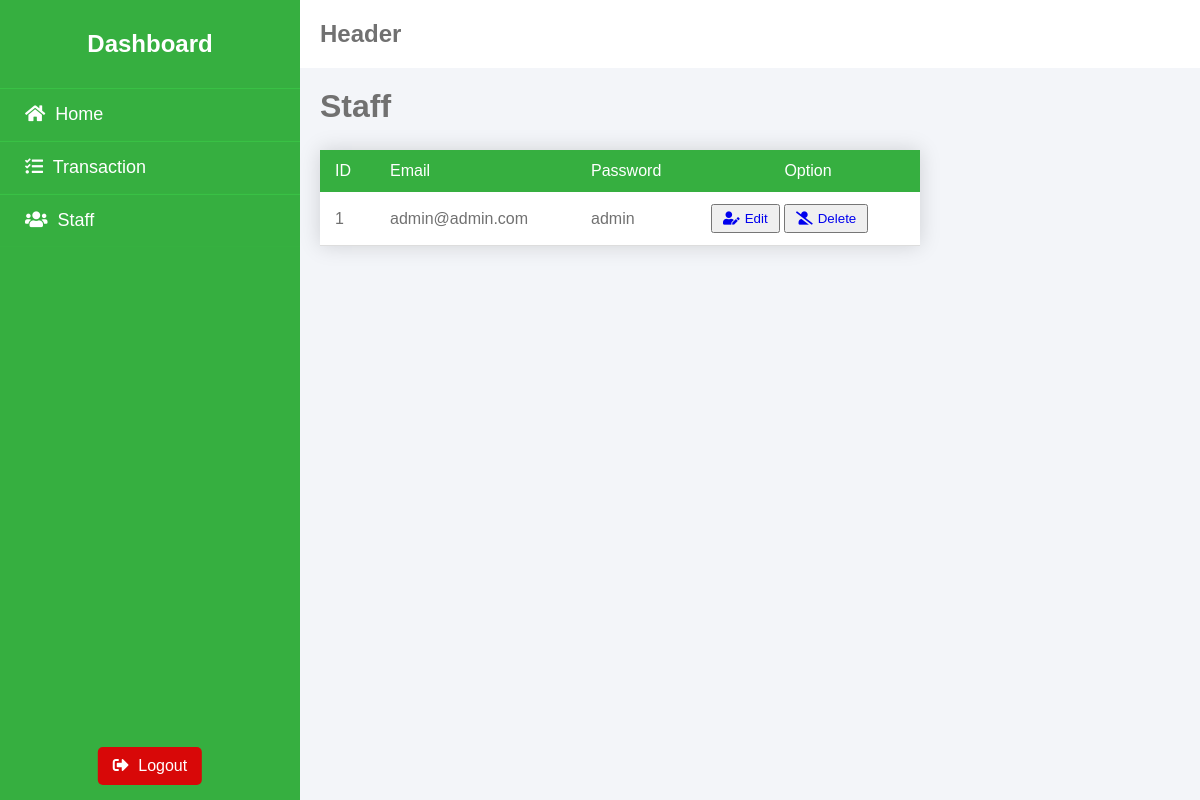
Page /staff (signed in) on the earlier database version.
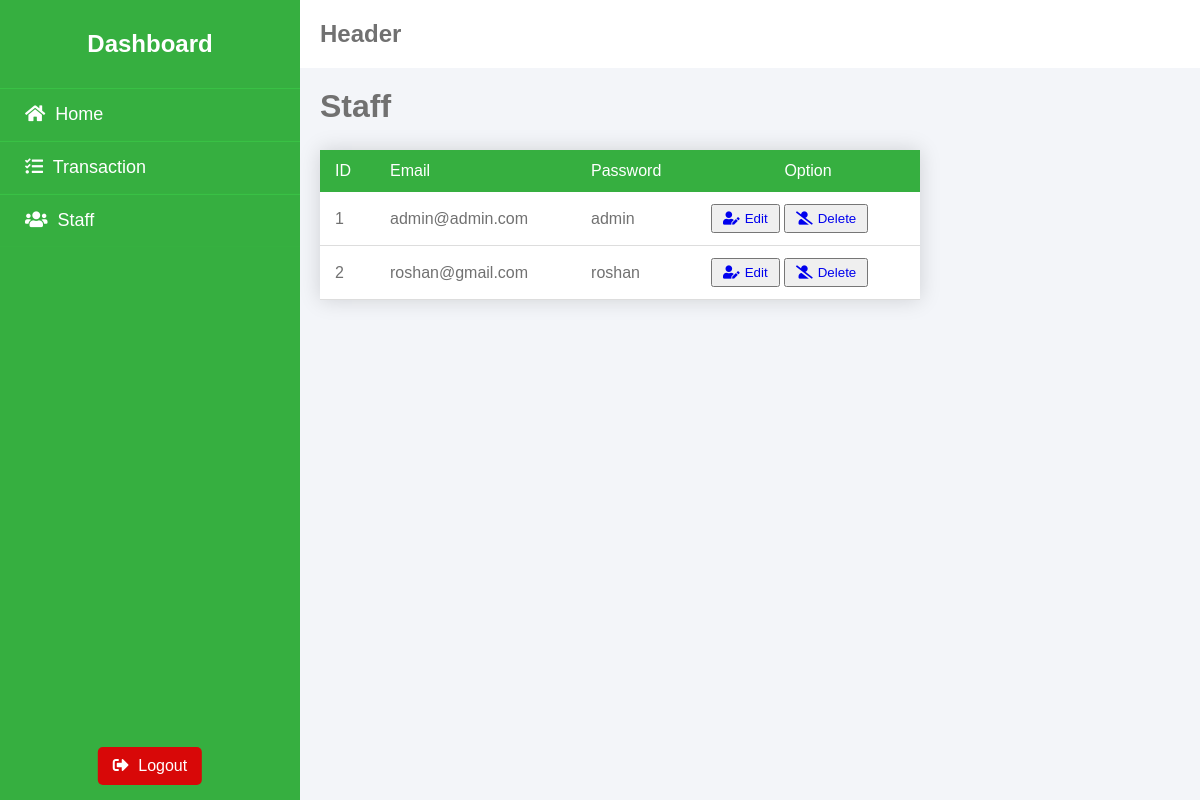
Same page on the later database version.
### models.py (models this page shows, shortened)
class Staff(db.Model):
    __tablename__ = 'staff'
    staff_id = db.Column(db.Integer, primary_key=True)
    staff_email = db.Column(db.String(200), unique=True)
    staff_password = db.Column(db.String(200), nullable=False)

### blueprint/staff.py (the view)
@staff_bp.route('/staff')
def staff():
    return render_template('staff/index_page.html', staffs=Staff.query.all())

### blueprint/staff.py (called while the page is built)
def staff_bp_middleware():
    if not is_authenticated():
        return redirect(url_for('auth_bp.login_page'))

### helper/functions.py (called while the page is built)
def is_authenticated():
    if session.get('signedin'):
        return True
    return False

### templates/staff/index_page.html
{% extends 'auth/auth_base.html' %}
{% block head %}
<link rel="stylesheet" href="{{ url_for('static', filename='css/staff.css') }}">
{% endblock %}
{% block body %}
<div class="staff">
    <h1>Staff</h1>
    <table>
        <thead>
            <tr>
                <td>ID</td>
                <td>Email</td>
                <td>Password</td>
                <td colspan="2"><center>Option</center></td>
            </tr>
        </thead>
        <tbody>
            {% for staff in staffs %}
            <tr>
                <td>{{ staff.staff_id }}</td>
                <td>{{ staff.staff_email }}</td>
                <td>{{ staff.staff_password }}</td>
                <td>
                    <button>
                        <a href="{{url_for('staff_bp.staff_update', id=staff.staff_id)}}"><i class="fas fa-user-edit"></i>Edit</a>
                    </button>
                    <button>
                        <a href="{{url_for('staff_bp.staff_delete', id=staff.staff_id)}}"><i class="fas fa-user-slash"></i>Delete</a>
                    </button>
                </td>
            </tr>
            {% endfor %}
        </tbody>
    </table>
</div>
{% endblock %}

### templates/auth/auth_base.html (shortened to what this page needs)
<!DOCTYPE html>
<html lang="en">
    <head>
        <link rel="stylesheet" href="{{ url_for('static', filename='css/auth.css') }}">
        <link rel="stylesheet" href="https://pro.fontawesome.com/releases/v5.10.0/css/all.css"/>
        {% block head %}
        {% endblock %}
    </head>
<body>
<div class="wrapper">
    <div class="sidebar">
        <h2>Dashboard</h2>
        <ul>
            <li>
                <a href="/dashboard">
                    <i class="fas fa-home"></i>
                    Home
                </a>
            </li>
            <li>
                <a href="/transaction">
                    <i class="fas fa-tasks"></i>
                    Transaction
                </a>
            </li>
            <li>
                <a href="/staff">
                    <i class="fas fa-users"></i>
                    Staff
                </a>
            </li>
        </ul>
        <div class="logout">
            <a href="/logout">
                <i class="fas fa-sign-out-alt"></i>
                Logout
            </a>
        </div>
    </div>
    <div class="main">
        <div class="main--header">
            <h2>Header</h2>
        </div>
        <div class="main--content">
            {% block body %}
            {% endblock %}
        </div>
    </div>
</div>
</body>
</html>

### static/css/auth.css (style rules this page uses)
.fas { padding-right: 5px; }
body { background: #F3F5F9; }
.wrapper { display: flex; position: relative; }
.wrapper .sidebar { position: fixed; width: 300px; height: 100%; padding: 30px 0; background: rgb(54, 175, 64); }
.wrapper .sidebar h2 { color: #FFF; text-align: center; margin-bottom: 30px; }
.wrapper .sidebar ul li { padding: 15px 25px; font-size: 18px; border-top: 1px solid rgba(61, 211, 74, 0.5); border-bottom: 1px solid rgba(61, 211, 74, 0.05); }
.wrapper .sidebar ul li a { color: #FFF; display: block; }
.wrapper .sidebar .logout { position: absolute; bottom: 0; left: 50%; transform: translateX(-50%); display: flex; background-color: #d80808; padding: 10px 15px; margin-bottom: 15px; border-radius: 5px; }
.wrapper .sidebar .logout a { color: #FFF; }
.wrapper .main { width: 100%; margin-left: 300px; }
.wrapper .main--header { padding: 20px; background: #FFF; color: #717171; }
.wrapper .main--content { margin: 20px; color: #717171; }

### static/css/staff.css (style rules this page uses)
table { border-collapse: collapse; margin: 25px 0; font-size: 0.9em; font-family: sans-serif; min-width: 600px; box-shadow: 0 0 20px rgba(0, 0, 0, 0.15); background: #FFF; }
table thead tr { background: rgb(54, 175, 64); color: #ffffff; text-align: left; }
table th, table td { padding: 12px 15px; font-size: 16px; }
table tbody tr { border-bottom: 1px solid #dddddd; }
button { padding: 5px 10px; }

### static/css/global.css (style rules this page uses)
* { margin: 0; padding: 0; box-sizing: border-box; font-family: sans-serif; list-style: none; text-decoration: none; }

Differences in the rows shown:
added Staff: staff_id "2", staff_email "roshan@gmail.com", staff_password "roshan"
